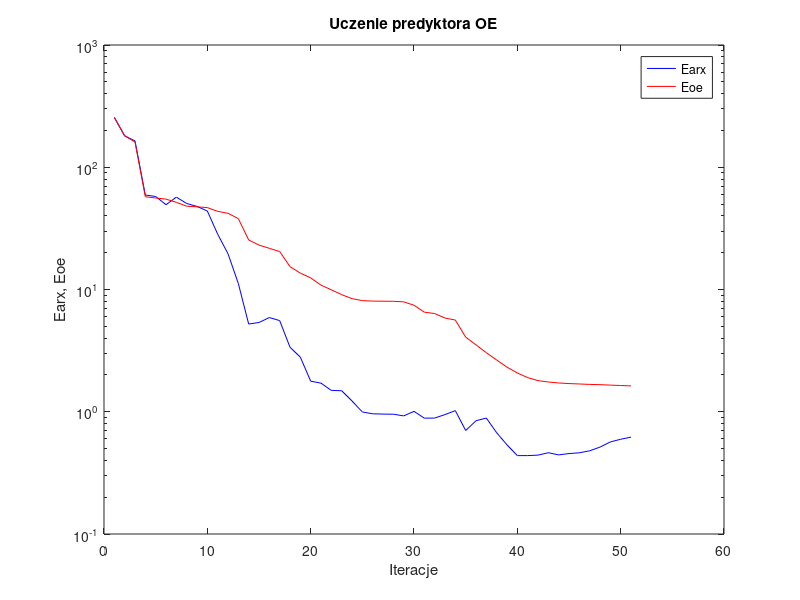
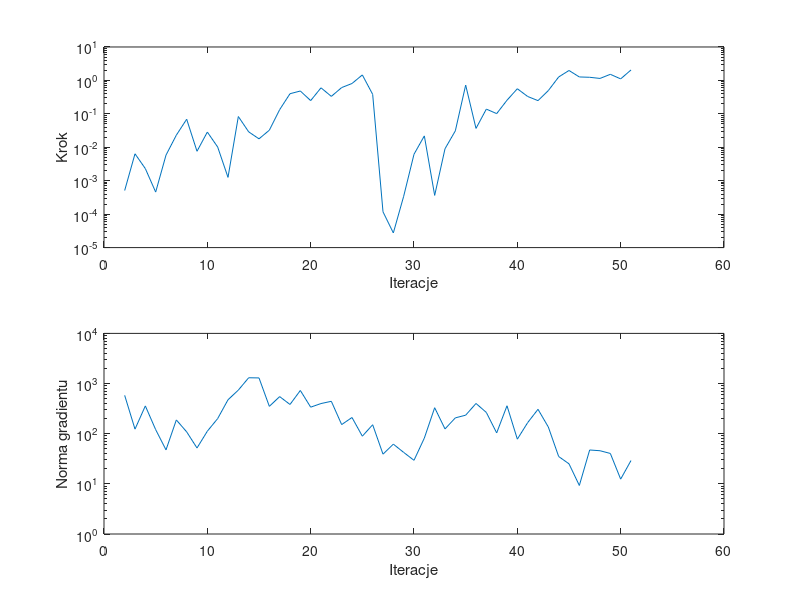

These figures' MATLAB source, in order:
%uczenie predyktora oe
clear all;
n=0; farx(n+1)=2.548714e+002; foe(n+1)=2.562996e+002; wspucz(n+1)=0.000000e+000; ng(n+1)=0.000000e+000;
%odnowa zmiennej metryki
n=1; farx(n+1)=1.804956e+002; foe(n+1)=1.810376e+002; krok(n+1)=5.097061e-004; ng(n+1)=5.816140e+002;
n=2; farx(n+1)=1.642816e+002; foe(n+1)=1.605946e+002; krok(n+1)=6.390530e-003; ng(n+1)=1.232372e+002;
n=3; farx(n+1)=5.923861e+001; foe(n+1)=5.732071e+001; krok(n+1)=2.305594e-003; ng(n+1)=3.581069e+002;
n=4; farx(n+1)=5.766061e+001; foe(n+1)=5.606449e+001; krok(n+1)=4.576195e-004; ng(n+1)=1.204924e+002;
n=5; farx(n+1)=4.938850e+001; foe(n+1)=5.488678e+001; krok(n+1)=5.829338e-003; ng(n+1)=4.760741e+001;
n=6; farx(n+1)=5.696309e+001; foe(n+1)=5.164263e+001; krok(n+1)=2.307159e-002; ng(n+1)=1.881021e+002;
n=7; farx(n+1)=5.054270e+001; foe(n+1)=4.802554e+001; krok(n+1)=6.900287e-002; ng(n+1)=1.088108e+002;
n=8; farx(n+1)=4.781286e+001; foe(n+1)=4.744832e+001; krok(n+1)=7.602094e-003; ng(n+1)=5.186324e+001;
n=9; farx(n+1)=4.385651e+001; foe(n+1)=4.677536e+001; krok(n+1)=2.854877e-002; ng(n+1)=1.121234e+002;
n=10; farx(n+1)=2.835902e+001; foe(n+1)=4.357808e+001; krok(n+1)=1.019133e-002; ng(n+1)=2.002076e+002;
n=11; farx(n+1)=1.961049e+001; foe(n+1)=4.202189e+001; krok(n+1)=1.259664e-003; ng(n+1)=4.745617e+002;
n=12; farx(n+1)=1.119555e+001; foe(n+1)=3.802119e+001; krok(n+1)=8.321100e-002; ng(n+1)=7.399479e+002;
n=13; farx(n+1)=5.218608e+000; foe(n+1)=2.540631e+001; krok(n+1)=2.896961e-002; ng(n+1)=1.304498e+003;
n=14; farx(n+1)=5.372544e+000; foe(n+1)=2.309103e+001; krok(n+1)=1.789761e-002; ng(n+1)=1.294343e+003;
n=15; farx(n+1)=5.895410e+000; foe(n+1)=2.172629e+001; krok(n+1)=3.243318e-002; ng(n+1)=3.510329e+002;
n=16; farx(n+1)=5.568601e+000; foe(n+1)=2.044237e+001; krok(n+1)=1.337651e-001; ng(n+1)=5.489361e+002;
n=17; farx(n+1)=3.370003e+000; foe(n+1)=1.538798e+001; krok(n+1)=4.003122e-001; ng(n+1)=3.825988e+002;
n=18; farx(n+1)=2.796857e+000; foe(n+1)=1.360647e+001; krok(n+1)=4.819709e-001; ng(n+1)=7.276864e+002;
n=19; farx(n+1)=1.779213e+000; foe(n+1)=1.245333e+001; krok(n+1)=2.490283e-001; ng(n+1)=3.381261e+002;
n=20; farx(n+1)=1.713887e+000; foe(n+1)=1.085496e+001; krok(n+1)=6.007020e-001; ng(n+1)=3.991707e+002;
n=21; farx(n+1)=1.494804e+000; foe(n+1)=9.942584e+000; krok(n+1)=3.332754e-001; ng(n+1)=4.424266e+002;
n=22; farx(n+1)=1.485923e+000; foe(n+1)=9.077571e+000; krok(n+1)=6.109364e-001; ng(n+1)=1.519282e+002;
n=23; farx(n+1)=1.225896e+000; foe(n+1)=8.415121e+000; krok(n+1)=8.088973e-001; ng(n+1)=2.103077e+002;
n=24; farx(n+1)=9.957555e-001; foe(n+1)=8.111682e+000; krok(n+1)=1.459230e+000; ng(n+1)=8.922450e+001;
n=25; farx(n+1)=9.622301e-001; foe(n+1)=8.039362e+000; krok(n+1)=3.827775e-001; ng(n+1)=1.509029e+002;
%odnowa zmiennej metryki
n=26; farx(n+1)=9.569351e-001; foe(n+1)=8.022148e+000; krok(n+1)=1.174602e-004; ng(n+1)=3.907555e+001;
n=27; farx(n+1)=9.549522e-001; foe(n+1)=8.007438e+000; krok(n+1)=2.746916e-005; ng(n+1)=6.191257e+001;
n=28; farx(n+1)=9.251954e-001; foe(n+1)=7.926456e+000; krok(n+1)=3.423805e-004; ng(n+1)=4.238348e+001;
n=29; farx(n+1)=1.007194e+000; foe(n+1)=7.435875e+000; krok(n+1)=6.192369e-003; ng(n+1)=2.945792e+001;
n=30; farx(n+1)=8.861869e-001; foe(n+1)=6.526126e+000; krok(n+1)=2.191235e-002; ng(n+1)=8.173742e+001;
n=31; farx(n+1)=8.878931e-001; foe(n+1)=6.356836e+000; krok(n+1)=3.643472e-004; ng(n+1)=3.296598e+002;
n=32; farx(n+1)=9.482483e-001; foe(n+1)=5.840935e+000; krok(n+1)=9.041785e-003; ng(n+1)=1.245234e+002;
n=33; farx(n+1)=1.021345e+000; foe(n+1)=5.625265e+000; krok(n+1)=3.103068e-002; ng(n+1)=2.069032e+002;
n=34; farx(n+1)=7.026615e-001; foe(n+1)=4.079327e+000; krok(n+1)=7.238598e-001; ng(n+1)=2.339129e+002;
n=35; farx(n+1)=8.444073e-001; foe(n+1)=3.527696e+000; krok(n+1)=3.669314e-002; ng(n+1)=4.005803e+002;
n=36; farx(n+1)=8.878593e-001; foe(n+1)=3.038739e+000; krok(n+1)=1.387085e-001; ng(n+1)=2.654197e+002;
n=37; farx(n+1)=6.736377e-001; foe(n+1)=2.651159e+000; krok(n+1)=1.016482e-001; ng(n+1)=1.036777e+002;
n=38; farx(n+1)=5.360539e-001; foe(n+1)=2.316778e+000; krok(n+1)=2.554195e-001; ng(n+1)=3.604039e+002;
n=39; farx(n+1)=4.377410e-001; foe(n+1)=2.075589e+000; krok(n+1)=5.636152e-001; ng(n+1)=7.782690e+001;
n=40; farx(n+1)=4.378862e-001; foe(n+1)=1.901874e+000; krok(n+1)=3.307424e-001; ng(n+1)=1.661910e+002;
n=41; farx(n+1)=4.418064e-001; foe(n+1)=1.797450e+000; krok(n+1)=2.485924e-001; ng(n+1)=3.064063e+002;
n=42; farx(n+1)=4.623299e-001; foe(n+1)=1.751617e+000; krok(n+1)=4.971061e-001; ng(n+1)=1.357349e+002;
n=43; farx(n+1)=4.436325e-001; foe(n+1)=1.719918e+000; krok(n+1)=1.267724e+000; ng(n+1)=3.506956e+001;
n=44; farx(n+1)=4.549169e-001; foe(n+1)=1.700333e+000; krok(n+1)=1.981804e+000; ng(n+1)=2.508578e+001;
n=45; farx(n+1)=4.616410e-001; foe(n+1)=1.687568e+000; krok(n+1)=1.269903e+000; ng(n+1)=9.280365e+000;
n=46; farx(n+1)=4.792154e-001; foe(n+1)=1.673812e+000; krok(n+1)=1.240540e+000; ng(n+1)=4.734391e+001;
n=47; farx(n+1)=5.138264e-001; foe(n+1)=1.665047e+000; krok(n+1)=1.146483e+000; ng(n+1)=4.574556e+001;
n=48; farx(n+1)=5.663503e-001; foe(n+1)=1.651825e+000; krok(n+1)=1.522162e+000; ng(n+1)=4.037672e+001;
n=49; farx(n+1)=5.956663e-001; foe(n+1)=1.639643e+000; krok(n+1)=1.111368e+000; ng(n+1)=1.241407e+001;
n=50; farx(n+1)=6.201409e-001; foe(n+1)=1.627559e+000; krok(n+1)=2.053922e+000; ng(n+1)=2.917761e+001;

figure; semilogy(farx,'b'); hold on; semilogy(foe,'r'); xlabel('Iteracje'); ylabel('Earx, Eoe'); legend('Earx','Eoe'); title('Uczenie predyktora OE');
figure; subplot(2,1,1); semilogy(krok); xlabel('Iteracje'); ylabel('Krok');
subplot(2,1,2); semilogy(ng); xlabel('Iteracje'); ylabel('Norma gradientu');
Earx=farx(n+1)
Eoe=foe(n+1)
